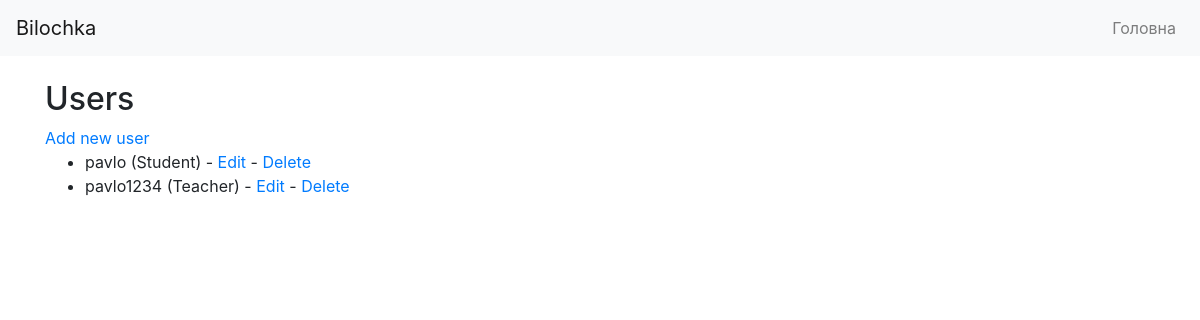
The app's page /users/ (signed in), older data.
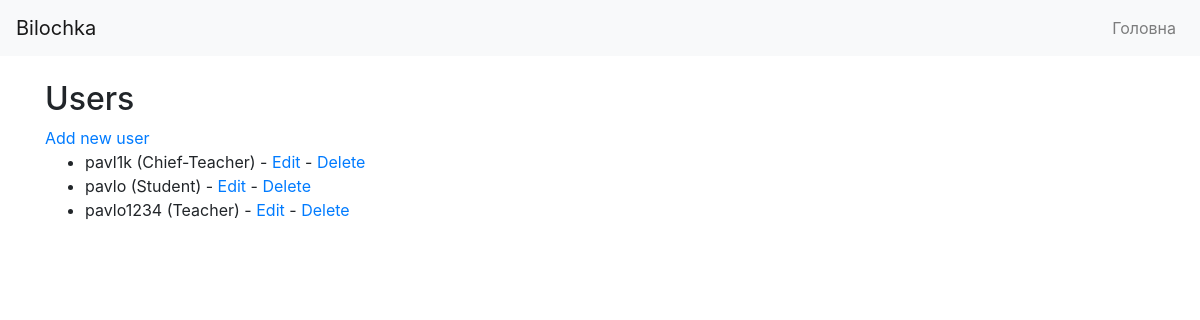
The same page, newer data.
### main/models.py (models this page shows)
class User(AbstractUser):
    USER_TYPE_CHOICES = (
        (1, 'Teacher'),
        (2, 'Chief-Teacher'),
        (3, 'Student'),
    )
    user_type = models.PositiveSmallIntegerField(choices=USER_TYPE_CHOICES, default=3)
    objects = CustomUserManager()

### main/views.py (the view)
# urls.py: path('users/', views.user_list, name='user_list'),
@login_required
def user_list(request):
    users = User.objects.order_by('username')
    return render(request, 'main/user_list.html', {'users': users})

### templates/main/user_list.html
{% extends 'base.html' %}
{% block content %}
  <h2>Users</h2>
  <a href="{% url 'user_create' %}">Add new user</a>
  <ul>
    {% for user in users %}
      <li>
        {{ user.username }} ({{ user.get_user_type_display }}) - <a href="{% url 'user_update' user.pk %}">Edit</a> - <a href="{% url 'user_delete' user.pk %}">Delete</a>
      </li>
    {% endfor %}
  </ul>
{% endblock %}

### templates/base.html (shortened to what this page needs)
<!DOCTYPE html>
<html lang="en">
<head>
    <link rel="stylesheet" href="https://stackpath.bootstrapcdn.com/bootstrap/4.5.2/css/bootstrap.min.css">
</head>
<body>
    <nav class="navbar navbar-expand-lg navbar-light bg-light">
        <a class="navbar-brand" href="/">Bilochka</a>
        <div class="collapse navbar-collapse" id="navbarNav">
            <ul class="navbar-nav ml-auto">
                <li class="nav-item">
                    <a class="nav-link" href="/">Головна</a>
                </li>
            </ul>
        </div>
    </nav>
    <div class="container mt-4">
        {% block content %}
        {% endblock %}
    </div>
</body>
</html>

Row changes from the older to the newer data that the page shows:
added User: username "pavl1k", user_type "Chief-Teacher"
